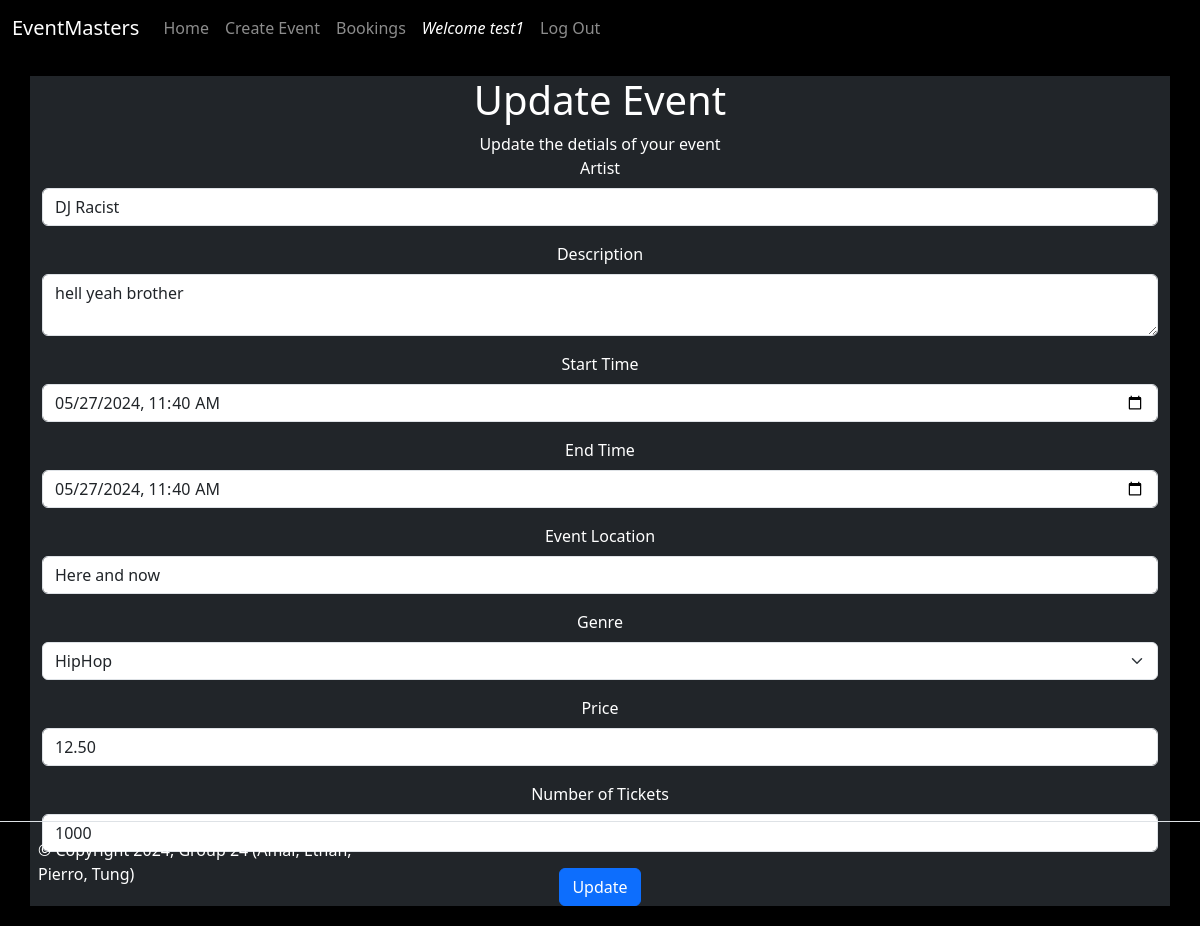
Before: /Events/update/1 (signed in) with the older database file.
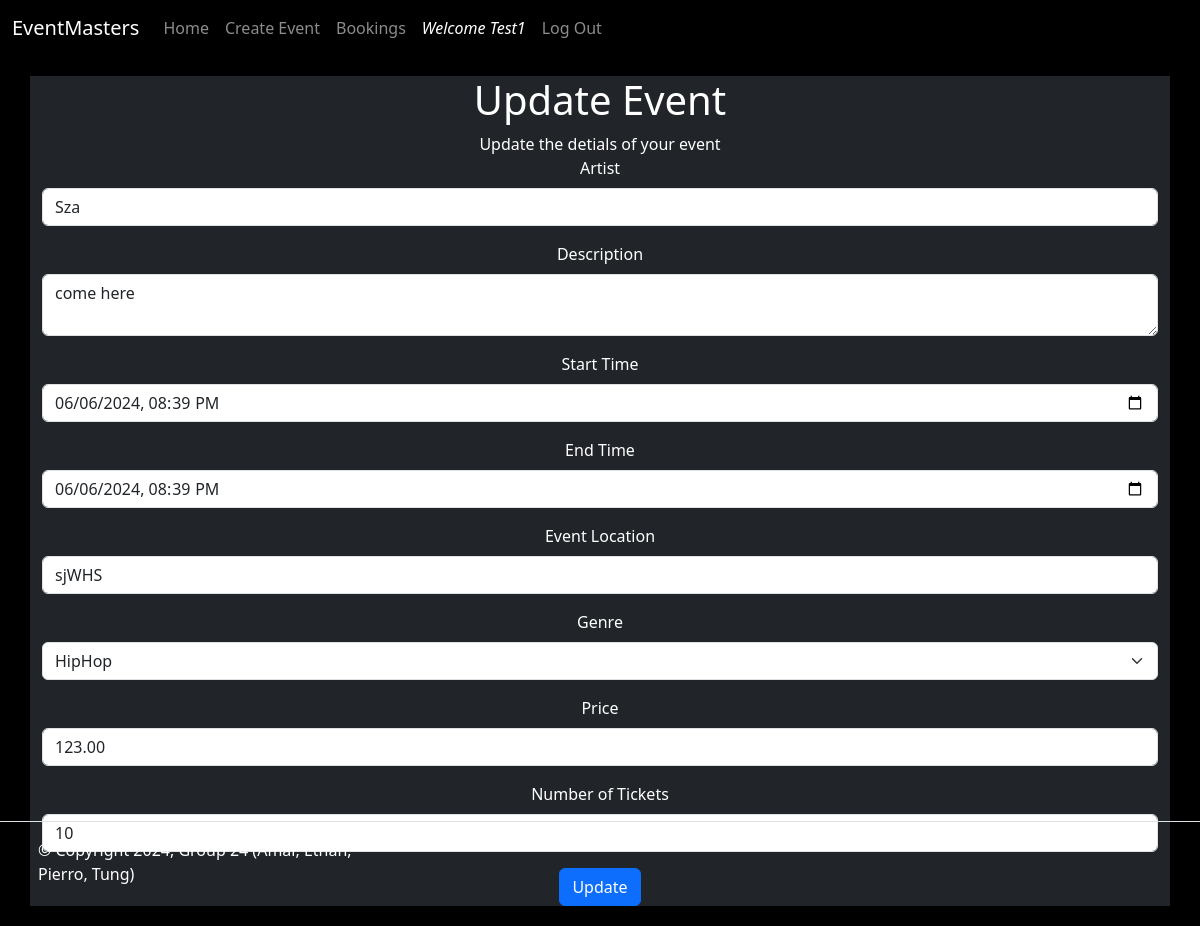
After: the same page with the newer database file.
### website/models.py (models this page shows, shortened)
class User(db.Model, UserMixin):
    __tablename__ = 'users'
    id = db.Column(db.Integer, primary_key = True, unique=True)
    name = db.Column(db.String(100), index=True, unique=True, nullable=False)
    emailid = db.Column(db.String(100), index=True, nullable=False)
    password_hash = db.Column(db.String(255), nullable=False)
    comments = db.relationship('Comment', backref='user')
    orders = db.relationship('Order', backref='user')

class Event(db.Model):
    __tablename__ = 'events'
    id = db.Column(db.Integer, primary_key=True)
    name = db.Column(db.String(80))
    description = db.Column(db.String(200))
    image = db.Column(db.String(400))
    start_time = db.Column(db.DateTime)
    end_time = db.Column(db.DateTime)
    location = db.Column(db.String(80))
    genre = db.Column(db.String)
    price = db.Column(db.Float)
    numberoftickets = db.Column(db.Integer)
    status = db.Column(db.String(20), default="Open")
    comments = db.relationship('Comment', backref='event')
    orders = db.relationship('Order', backref='event')
    user_id = db.Column(db.Integer, db.ForeignKey('users.id'))

### website/events.py (the view)
@event_bp.route('/update/<int:id>', methods = ['GET', 'POST'])
@login_required
def update(id):
  event = db.session.query(Event).get(id)
  form = UpdateForm(obj=event)
  if form.validate_on_submit():
    form.populate_obj(event)
    db.session.commit()
    flash('Successfully upated Event', 'success')
    return redirect(url_for('Event.details', id=event.id))
  return render_template('/Events/update.html', form=form, id=id)

### website/forms.py
class UpdateForm(FlaskForm):
  name = StringField('Artist', validators=[InputRequired()])
  description = TextAreaField('Description', validators = [InputRequired()])
  start_time = DateTimeLocalField('Start Time', validators=[InputRequired()])
  end_time = DateTimeLocalField('End Time', validators=[InputRequired()])
  location = StringField('Event Location', validators=[InputRequired()])
  genre = SelectField('Genre', validators=[InputRequired()], choices = [('HipHop'), ('Pop'), ('Rock'), ('Metal'), ('Indie'), ('Folk'), ('EDM')])
  price = DecimalField('Price', validators=[InputRequired(), NumberRange(min=0, max=1000)])
  numberoftickets = IntegerField('Number of Tickets', validators=[InputRequired(), NumberRange(min=1, max=50000)])
  submit = SubmitField("Update")

### website/templates/Events/update.html (shortened to what this page needs)
{% extends 'base.html' %}
{% from 'bootstrap5/form.html' import render_form %}
{% block content %}
<main class="rowimg">
    <div class="container text-center">
        <div class="row updates image" >
          <div class="col-md-12">
            <h1> Update Event</h1>
            <p1> Update the detials of your event </p1>
            {{ render_form(form) }}
          </div>
        </div>
    </div>
</main>
{%endblock%}

### website/templates/base.html (shortened to what this page needs)
<!DOCTYPE html>
<html lang="en">
  <head>
    <link
      href="https://cdn.jsdelivr.net/npm/bootstrap@5.3.3/dist/css/bootstrap.min.css"
      rel="stylesheet"
    />
    <link href="{{url_for('static', filename='style/Style.css')}}" rel="stylesheet"/>
  </head>
  <body class="background">
    <header>
      <nav class="navbar navbar-expand-lg navbar-dark background">
        <div class="container-fluid">
          <a class="navbar-brand" href="{{url_for('main.index')}}">EventMasters</a>
          <div class="collapse navbar-collapse" id="navbarSupportedContent">
            <ul class="navbar-nav me-auto mb-2 mb-lg-0">
              <li class="nav-item">
                <a class="nav-link" href="{{ url_for('main.index') }}">Home</a>
              </li>
              <li class="nav-item">
                <a class="nav-link" href="{{ url_for('Event.create') }}">Create Event</a>
              </li>
              <li class="nav-item">
                <a class="nav-link" href="{{ url_for('Order.orders') }}">Bookings</a>
              </li>
              {% if current_user.is_authenticated %}
              <a id="welcomenavbar" class="nav-item nav-link disabled text-muted" href="#">Welcome {{current_user.name}}</a>
              <a class="nav-item nav-link" href="{{ url_for('auth.logout') }}">Log Out</a>
            {% else %}
              <a class="nav-item nav-link" href="{{ url_for('auth.register') }}">Register</a>
              <a class="nav-item nav-link" href="{{ url_for('auth.login') }}">Log In</a>
            {% endif %}
            </ul>
          </div>
        </div>
      </nav>
    </header>
    {% block content %}
    {% endblock %}
    <footer class="footer d-flex flex-wrap justify-content-between align-items-center py-3 my-4 border-top position-fixed">
      <div class="col-md-4 d-flex align-items-center">
        <a href="/" class="mb-3 me-2 mb-md-0 text-body-secondary text-decoration-none lh-1">
          <svg class="bi" width="30" height="24"><use xlink:href="#bootstrap"/></svg>
        </a>
        <span class="mb-3 mb-md-0 text-body-secondary" style="color: white !important;">&copy; Copyright 2024, Group 24 (Amal, Ethan, Pierro, Tung)</span>
      </div>
      <ul class="nav col-md-4 justify-content-end list-unstyled d-flex">
        <li class="ms-3"><a class="text-body-secondary" href="#"><svg class="bi" width="24" height="24"><use xlink:href="#twitter"/></svg></a></li>
        <li class="ms-3"><a class="text-body-secondary" href="#"><svg class="bi" width="24" height="24"><use xlink:href="#instagram"/></svg></a></li>
        <li class="ms-3"><a class="text-body-secondary" href="#"><svg class="bi" width="24" height="24"><use xlink:href="#facebook"/></svg></a></li>
      </ul>
    </footer>
</body>
</html>

### website/Static/style/Style.css (style rules this page uses)
.background { background-color: black ; }
.rowimg { padding-top: 20px; padding-bottom: 20px }
.updates { background-color: #212529; color: white; }
#welcomenavbar { color:white !important; font-style: italic; }
footer { position:relative; bottom: 0; width: 100%; }

Changed rows visible on the page:
changed User: name "test1" → "Test1"
changed Event "HipHop": name "DJ Racist" → "Sza"; description "hell yeah brother" → "come here"; start_time "05/27/2024 11:40" → "06/06/2024 20:39"; end_time "05/27/2024 11:40" → "06/06/2024 20:39"; location "Here and now" → "sjWHS"; price "12.50" → "123.00"; numberoftickets "1000" → "10"
